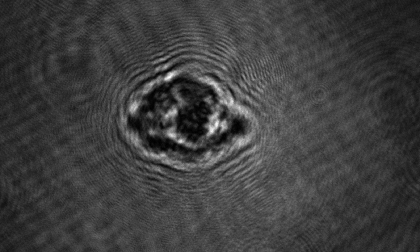
%> input picture Data/On Axis - z=250.png, 420 x 252 px, shrunk from 2000 x 1200 before the run
$ octave YangGu.m   (GNU Octave 9; MATLAB toolbox functions it lacks are replaced by stand-ins)
%> lines starting %> are read from the running program, lines starting %| are printed output that depends on the picture; in (x1, y1, x2, y2) boxes, pixels count from 0 and x2, y2 are one past the last pixel; in counts of white or black regions, pixels touching at a corner belong together; the program's own positions count from 1
### Functions/ASMKernel.m
% Ralf Mouthaan
% University of Adelaide
% February 2024
%
% Script to calculate ASM kernel

function K = ASMKernel(x, y, z, lambda)

    % Coord calculations
    Nx = length(x);
    Ny = length(y);
    dx = x(2) - x(1);
    dy = x(2) - x(1);
    kx = linspace(-1/dx/2, 1/dx/2, Nx); % Do I need a factor of 2pi in here?
    ky = linspace(-1/dy/2, 1/dy/2, Ny);
    kr = sqrt(kx.^2 + ky.'.^2);

    % Kernel calculation
    K = exp(1i*2*pi*abs(z)*sqrt(1/lambda^2 - kr.^2));

    if z < 0
        K = conj(K);
    end

end

### Functions/NAFilter.m
% Ralf Mouthaan
% University of Adelaide
% February 2024
%
% Script to calculate lens kernel

function K = NAFilter(x, y, NA, lambda)

    % Coord calculations
    Nx = length(x);
    Ny = length(y);
    dx = x(2) - x(1);
    dy = x(2) - x(1);
    kx = linspace(-1/dx/2, 1/dx/2, Nx); % Do I need a factor of 2pi in here?
    ky = linspace(-1/dy/2, 1/dy/2, Ny);
    kr = sqrt(kx.^2 + ky.'.^2);

    % Kernel calculation
    K = ones(Ny, Nx);
    K(kr > NA/lambda) = 0;

end

### Functions/Conv2_FFT.m
% Ralf Mouthaan
% University of Adelaide
% February 2024
%
% The conv2 function seems to just hang with these inputs, but using our
% own FFT implementation seems to work.

function Fz = Conv2_FFT(F, K)

    invF = fftshift(fft2(fftshift(F)));
    Fz = ifftshift(ifft2(ifftshift(invF.*K)));

end

### Functions/Unwrap.m
function [phase_unwrap,N]=Unwrap_TIE_DCT_Iter(phase_wrap)
   phi1 = unwrap_TIE(phase_wrap);
   phi1=phi1+mean2(phase_wrap)-mean2(phi1); %adjust piston
    K1=round((phi1-phase_wrap)/2/pi);  %calculate integer K
    phase_unwrap=phase_wrap+2*K1*pi;
    residue=wrapToPi(phase_unwrap-phi1);
    phi1=phi1+unwrap_TIE(residue);
    phi1=phi1+mean2(phase_wrap)-mean2(phi1); %adjust piston
    K2=round((phi1-phase_wrap)/2/pi);  %calculate integer K
    phase_unwrap=phase_wrap+2*K2*pi;
    residue=wrapToPi(phase_unwrap-phi1);
    N=0;
   while sum(sum(abs(K2-K1)))>0
       K1=K2;
       phic=unwrap_TIE(residue);
     phi1=phi1+phic;
     phi1=phi1+mean2(phase_wrap)-mean2(phi1); %adjust piston
    K2=round((phi1-phase_wrap)/2/pi);  %calculate integer K
    phase_unwrap=phase_wrap+2*K2*pi;
    residue=wrapToPi(phase_unwrap-phi1);
    N=N+1;
   end
end
function [phase_unwrap]=unwrap_TIE(phase_wrap)
      psi=exp(1i*phase_wrap);
      edx = [zeros([size(psi,1),1]), wrapToPi(diff(psi, 1, 2)), zeros([size(psi,1),1])];
      edy = [zeros([1,size(psi,2)]); wrapToPi(diff(psi, 1, 1)); zeros([1,size(psi,2)])];
       lap = diff(edx, 1, 2) + diff(edy, 1, 1); %calculate Laplacian using the finite difference
        rho=imag(conj(psi).*lap);   % calculate right hand side of Eq.(4) in the manuscript
   phase_unwrap = solvePoisson(rho);
end
% [10 lines left out: function solvePoisson, not called in this run]

### YangGu.m
% Ralf Mouthaan
% University of Adelaide
% May 2024

clc; clear variables; close all;
addpath('Functions/')

%% Pre-processing

lambda = 532e-9;
NA = 0.5;

H = double(imread("Data/On Axis - z=250.png"));
%> H: size 252x420 double; min 809, max 42132, mean 10968.9; mean of the top-left, top-right, bottom-left and bottom-right quarters 9946.5, 11361, 10790.4, 11777.5
Ref = double(imread("Data/Reference.png"));
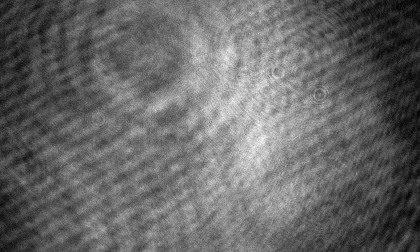
%> input picture Data/Reference.png, 420 x 252 px, shrunk from 2000 x 1200 before the run
%> Ref: size 252x420 double; min 5156, max 25807, mean 13593.5; mean of the top-left, top-right, bottom-left and bottom-right quarters 12990.2, 13974.4, 13537.3, 13872.2
Mask = imread("Data/Mask.png");
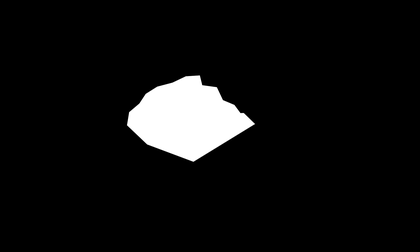
%> input picture Data/Mask.png, 420 x 252 px, shrunk from 2000 x 1200 before the run
%> Mask is the input picture: size 252x420x3 uint8; min 0, max 255, mean 15.9
Mask = double(rgb2gray(Mask))/255;
%> Mask: size 252x420 double
Mask = imgaussfilt(Mask, 20);

H = H./Ref;
H = sqrt(H);
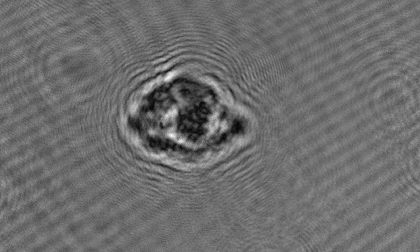
%> H: size 252x420 double; min 0.208, max 1.81, mean 0.896; drawn with min black and max white

Nx = size(H, 2);
%> Nx = 420
Ny = size(H, 1);
%> Ny = 252

dx = 2.4e-6/20*200/150;
x = (0:Nx-1)*dx;
%> x = 420 values from 0 to 6.7e-05
y = (0:Ny-1)*dx;
%> y = 252 values from 0 to 4.02e-05
x2 = (0:2*Nx-1)*dx;
%> x2 = 840 values from 0 to 0.000134
y2 = (0:2*Ny-1)*dx;
%> y2 = 504 values from 0 to 8.05e-05

z = 250e-6;

K = ASMKernel(x, y, z, lambda);
NAKernel = NAFilter(x, y, 4*NA, lambda);
%> in NAFilter, `K(kr > NA/lambda) = 0;`:
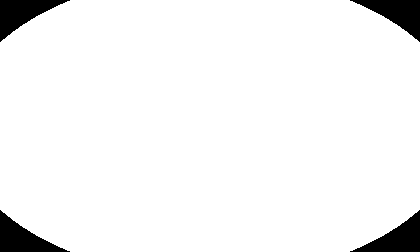
%> K: size 252x420 double; values 0 (black) and 1 (white), 95.1% white; 4 black regions, box (x1, y1, x2, y2) and area: (0, 0, 70, 42) 1309, (350, 0, 420, 42) 1309, (0, 210, 70, 252) 1309, (350, 210, 420, 252) 1309
K = K.*NAKernel;

K_inv = conj(K);
A = K_inv.*K - NAFilter(x, y, NA, lambda);
%> in NAFilter (call 2), `K(kr > NA/lambda) = 0;`: K: size 252x420 double; values 0 (black) and 1 (white), 7.1% white; 1 white region, box (x1, y1, x2, y2) and area: (147, 88, 273, 164) 7476

%% Yang-Gu

% Starting values
U2 = H;
U1 = zeros(size(U2));

for ii = 1:100

    disp(ii);

    % Propagate back to object plane
    for jj = 1:3
        U1 = Conv2_FFT(U2, K_inv) - Conv2_FFT(U1, A);
        U1(abs(U1) > 1) = exp(1i*angle(U1(abs(U1) > 1)));
        U1 = abs(U1);
        U1 = U1.*Mask + (1-Mask);
    end

    % Propagate to hologram plane
    % Impose hologram amplitude constraints
    U2 = Conv2_FFT(U1, K);
    U2 = H.*exp(1i*angle(U2));

end
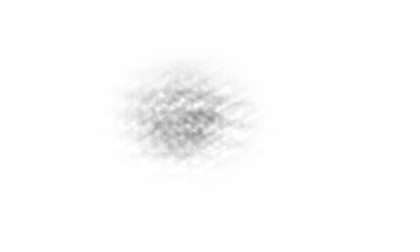
%> U1: size 252x420 double; min 0.576, max 1, mean 0.988

% Final propagation back to object plane
for jj = 1:3
    U1 = Conv2_FFT(U2, K_inv) - Conv2_FFT(U1, A);
end

%% Show Result

figure;

imagesc(x*1e6, y*1e6, abs(U1));
axis image;
xlabel('um');
ylabel('um');
title('Mag');
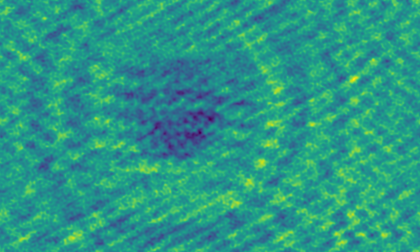
%> displayed picture: size 252x420x3, on the screen's scale of 0 to 255; mean R, G, B 41.7, 151.5, 133.5

ang = angle(U1);
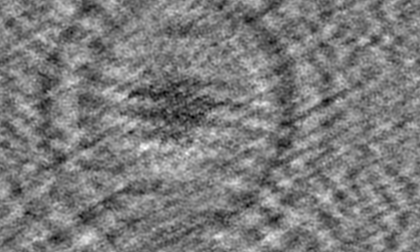
%> ang: size 252x420 double; min -0.348, max 0.368, mean -0.000777; drawn with min black and max white
%> the run ends on the next line
ang = Unwrap(ang);
